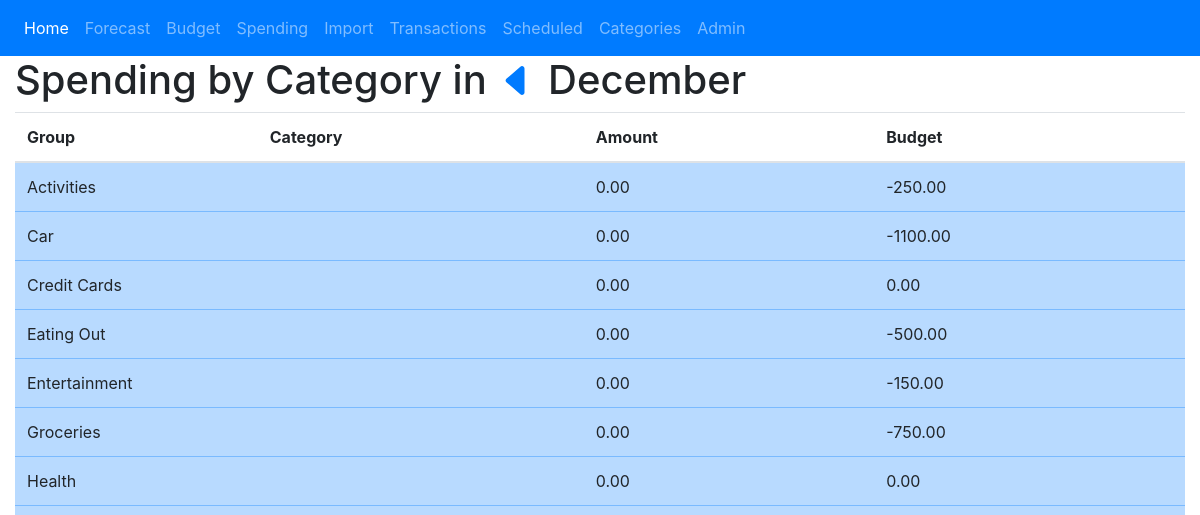
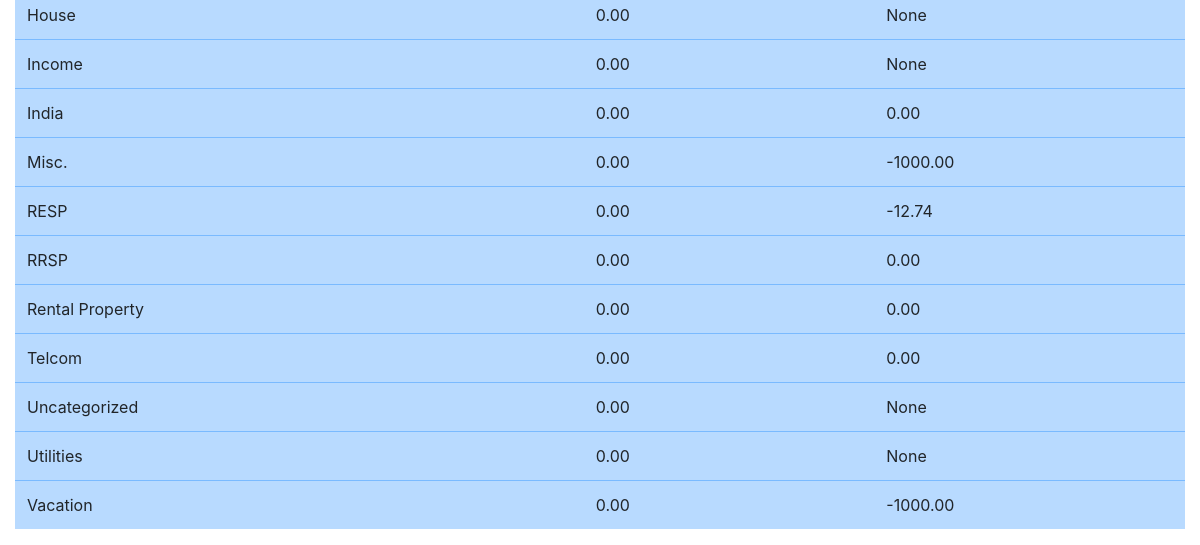
Before: /category/spending/ with the older database file (2 pictures, top to bottom).
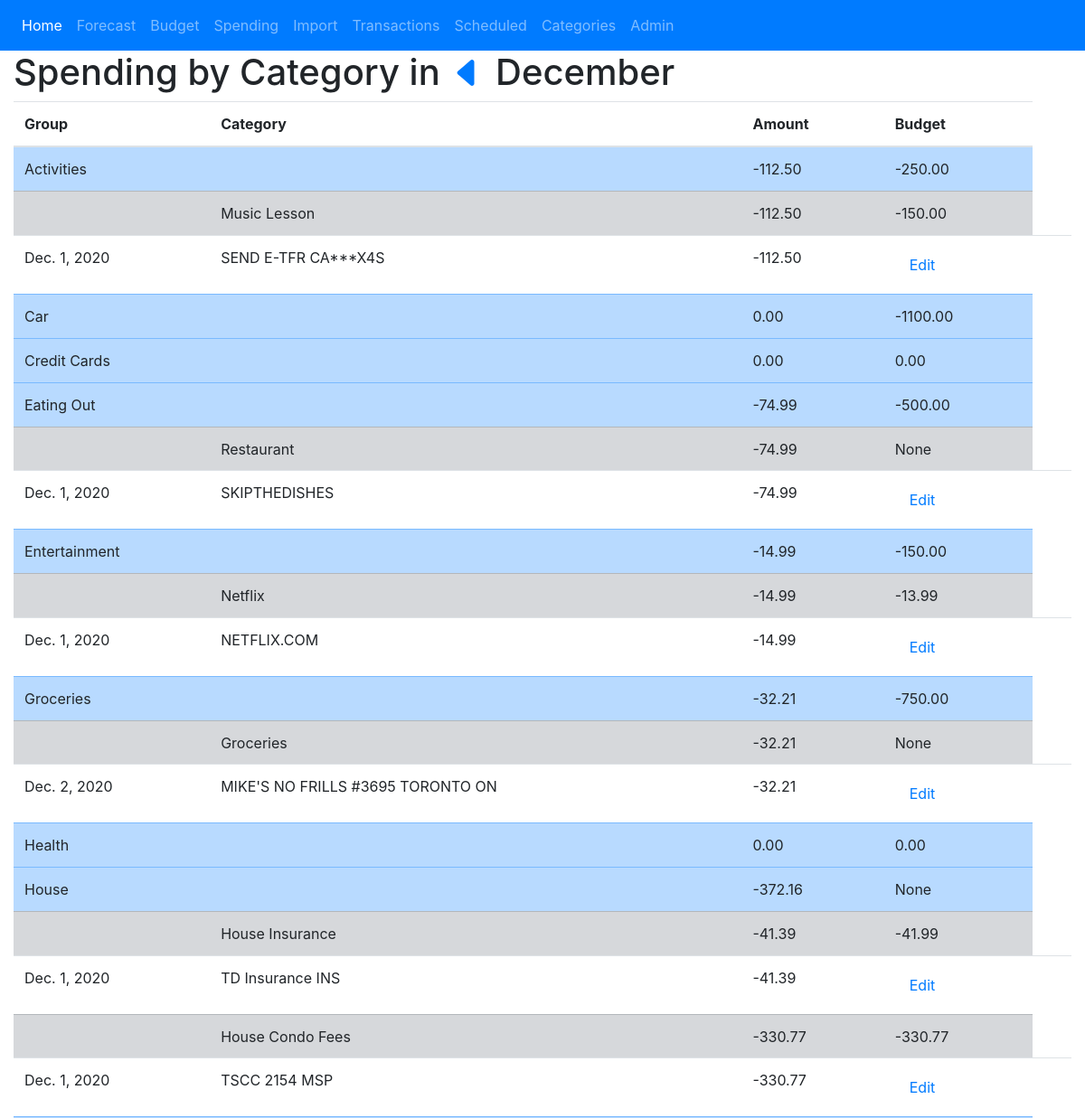
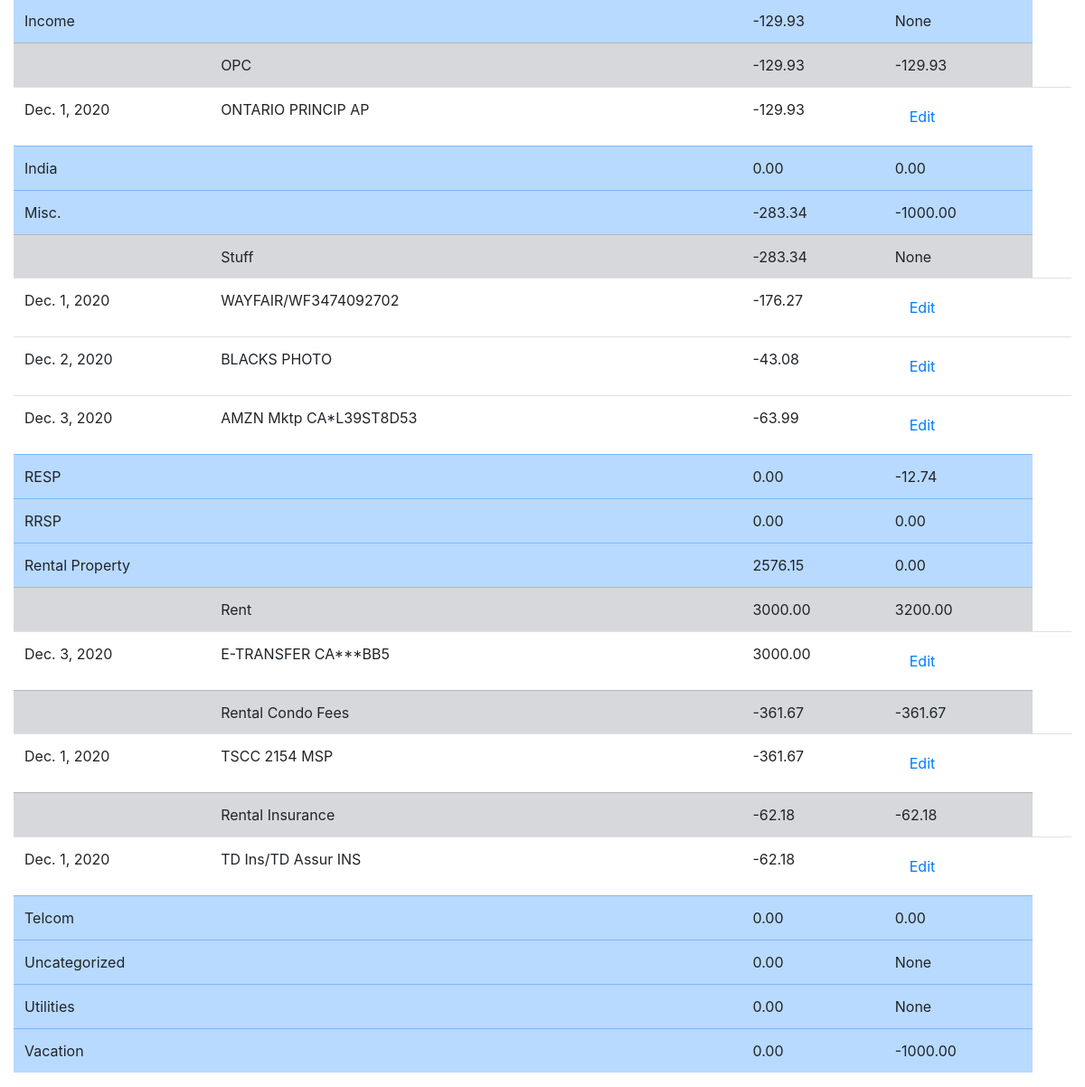
After: the same page with the newer database file (2 pictures, top to bottom).
### category/models.py (models this page shows, shortened)
class CategoryGroup(models.Model):
	name = models.CharField(max_length=50, blank=True, null=True)
	budget = models.DecimalField(max_digits=8, decimal_places=2, blank=True, null=True)
	class Meta:
		verbose_name='Category Group'

class Category(models.Model):
	name = models.CharField(max_length=50, blank=True)
	group = models.ForeignKey(CategoryGroup, on_delete=models.PROTECT, blank=True, null=True)
	budget = models.DecimalField(max_digits=8, decimal_places=2, blank=True, null=True)
	class Meta:
		verbose_name_plural = 'Categories'

### transaction/models.py (models this page shows, shortened)
class Transaction(models.Model):
	date = models.DateField()
	description = models.CharField(max_length=100)
	amount = models.DecimalField(max_digits=8, decimal_places=2)
	category = models.ForeignKey(Category, on_delete=models.SET_DEFAULT, default=None, blank=True, null=True)

### category/views.py (the view)
# urls.py: path('spending/', SpendingView.as_view(), name='spending-list'),
class SpendingView(TemplateView):
	template_name='spending_list.html'
	def get_context_data(self, **kwargs):
		context = super().get_context_data(**kwargs)
		view_title='Spending by Category in'
		view_url='spending-list'
		context, view_date=view_title_context_data(self, context, view_url, view_title)
		spending_list=[]
		cat_group_list=CategoryGroup.objects.all().order_by('name')
		for cat_group in cat_group_list:
			cat_list=[]
			cat_list_in_group = Category.objects.filter(group=cat_group)
			group_sum = Transaction.objects.filter(
				category__in=cat_list_in_group,
				date__month=view_date.month,
				date__year=view_date.year).aggregate(Sum('amount'))
			for cat in cat_list_in_group:
				tran_list=Transaction.objects.filter(
					category=cat,
					date__month=view_date.month,
					date__year=view_date.year).order_by('date')
				cat_sum=tran_list.aggregate(Sum('amount'))
				cat_list.append((cat,cat_sum,tran_list))
			group_list=(cat_group,group_sum,cat_list)
			spending_list.append(group_list)
		context['spending_list']=spending_list
		return context

### inthebank/views.py (called while the page is built)
def view_date_control(year, month):
	today=datetime.date.today()
	if year:
		view_date=datetime.date(year,month,1)
		prev=view_date + relativedelta(months=-1)
		if view_date.month != today.month or view_date.year != today.year:
			next = view_date + relativedelta(months=+1)
		else:
			next = None
	else: #First load so starts with Today
		view_date=datetime.date.today()
		prev=view_date + relativedelta(months=-1)
		next = None
	return {'prev':prev, 'next':next, 'view_date':view_date}

def view_title_context_data(self, context, view_url, view_title):
	if self.kwargs:
		return_control=view_date_control(self.kwargs['year'],self.kwargs['month'])
	else:
		return_control=view_date_control(None, None)
	view_date = return_control['view_date']
	context['title']=view_title
	context['view_url']=view_url
	context['prev']=return_control['prev']
	context['next']=return_control['next']
	context['view_date']=view_date
	return context, view_date

### templates/spending_list.html
{% extends "base.html" %}
{% load crispy_forms_tags %}
{% block main_content %}
	<table class="table">
		<thead>
		<tr>
			<th scope="col">Group</th>
			<th scope="col">Category</th>
			<th scope="col">Amount</th>
			<th scope="col">Budget</th>
		</tr>
		</thead>
		<tbody>
			{% for group in spending_list %}
				<tr class="table-primary">
					<td colspan='2'>{{group.0.name}}</td>
					<td>{{group.1.amount__sum|floatformat:"2"|default:"0.00"}}</td>
					<td>{{group.0.budget}}</td>
				</tr>
				{% for cat in group.2 %}
					{% if cat.2 %}
						<tr class="table-secondary">
							<td></td>
							<td>{{cat.0.name}}</td>
							<td>{{cat.1.amount__sum|floatformat:"2"|default:"0.00"}}</td>
							<td>{{cat.0.budget}}</td>
						</tr>
						<tr>
							{% for tran in cat.2 %}
							<tr>
								<td>{{tran.date}}</td>
								<td>{{tran.description}}</td>
								<td>{{tran.amount}}</td>
								<td><a class="nav-link" href="{% url 'transaction-update' tran.pk %}?next={{request.path|urlencode}}"">Edit</td></a>
								<td></td>
							</tr>
							{% endfor %}
						</tr>
					{% endif %}
				{% endfor %}
			{% endfor %}
		</tbody>
	</table>
{% endblock %}

### templates/base.html (shortened to what this page needs)
<!DOCTYPE html>
<html lang="en">
	<head>
 		<link rel="stylesheet" href="https://cdn.jsdelivr.net/npm/bootstrap@4.5.3/dist/css/bootstrap.min.css">
  </head>
  <body>
	<nav class="navbar navbar-expand-md navbar-dark bg-primary">
		<ul class="navbar-nav">
		  <li class="nav-item active">
			<a class="nav-link" href="{% url 'homepage-index' %}">Home <span class="sr-only">(current)</span></a>
		  </li>
		  <li class="nav-item">
			<a class="nav-link" href="{% url 'forecast-view' %}">Forecast</a>
		  </li>
		  <li class="nav-item">
			<a class="nav-link" href="{% url 'budget-list' %}">Budget</a>
		  </li>
		  <li class="nav-item">
			<a class="nav-link" href="{% url 'spending-list' %}">Spending</a>
		  </li>
		  <li class="nav-item">
			<a class="nav-link" href="{% url 'choose-file' %}">Import</a>
		  </li>
		  <li class="nav-item">
			<a class="nav-link" href="{% url 'transaction-list' %}">Transactions</a>
		  </li>
		  <li class="nav-item">
			<a class="nav-link" href="{% url 'scheduled-list' %}">Scheduled</a>
		  </li>
		  <li class="nav-item">
			<a class="nav-link" href="{% url 'category-list' %}">Categories</a>
		  </li>
		  <li class="nav-item">
			<a class="nav-link" href="{% url 'admin:index' %}">Admin</a>
		  </li>
		</ul>
	</nav>
	<main role="main" class="container-fluid h-100">
		<h1>
			{{title}}
			{% if view_date %}
					<a href="{% url view_url prev.year prev.month %}"><svg width="1em" height="1em" viewBox="0 1 16 16" class="bi bi-caret-left-fill" fill="currentColor" xmlns="http://www.w3.org/2000/svg"><path d="M3.86 8.753l5.482 4.796c.646.566 1.658.106 1.658-.753V3.204a1 1 0 0 0-1.659-.753l-5.48 4.796a1 1 0 0 0 0 1.506z"/></svg></a>
					{{view_date|date:"F"}}
			{% endif %}
		</h1>
		{% block main_content%}{% endblock %}
 	</main>
  	 </body>
</html>

Changed rows visible on the page:
computed for CategoryGroup "Activities": gains Category (name "Music Lesson", cat "-112.50", budget "-150.00"); group "0.00" → "-112.50"
added Transaction: date "Dec. 1, 2020", description "SEND E-TFR CA***X4S", amount "-112.50", shown under "Music Lesson"
computed for CategoryGroup "Eating Out": gains Category (name "Restaurant", cat "-74.99", budget "None"); group "0.00" → "-74.99"
added Transaction: date "Dec. 1, 2020", description "SKIPTHEDISHES", amount "-74.99", shown under "Restaurant"
computed for CategoryGroup "Entertainment": gains Category (name "Netflix", cat "-14.99", budget "-13.99"); group "0.00" → "-14.99"
added Transaction: date "Dec. 1, 2020", description "NETFLIX.COM", amount "-14.99", shown under "Netflix"
computed for CategoryGroup "Groceries": gains Category (name "Groceries", cat "-32.21", budget "None"); group "0.00" → "-32.21"
added Transaction: date "Dec. 2, 2020", description "MIKE'S NO FRILLS #3695 TORONTO ON", amount "-32.21", shown under "Groceries"
computed for CategoryGroup "House": gains Category (name "House Insurance", cat "-41.39", budget "-41.99"); gains Category (name "House Condo Fees", budget "-330.77"); group "0.00" → "-372.16"
added Transaction: date "Dec. 1, 2020", description "TD Insurance INS", amount "-41.39", shown under "House Insurance"
added Transaction: date "Dec. 1, 2020", description "TSCC 2154 MSP", amount "-330.77", shown under "House Condo Fees"
computed for CategoryGroup "Income": gains Category (name "OPC", budget "-129.93"); group "0.00" → "-129.93"
added Transaction: date "Dec. 1, 2020", description "ONTARIO PRINCIP AP", amount "-129.93", shown under "OPC"
computed for CategoryGroup "Misc.": gains Category (name "Stuff", cat "-283.34", budget "None"); group "0.00" → "-283.34"
added Transaction: date "Dec. 1, 2020", description "WAYFAIR/WF3474092702", amount "-176.27", shown under "Stuff"
added Transaction: date "Dec. 2, 2020", description "BLACKS PHOTO", amount "-43.08", shown under "Stuff"
added Transaction: date "Dec. 3, 2020", description "AMZN Mktp CA*L39ST8D53", amount "-63.99", shown under "Stuff"
computed for CategoryGroup "Rental Property": gains Category (name "Rent", cat "3000.00", budget "3200.00"); gains Category (name "Rental Condo Fees", budget "-361.67"); gains Category (name "Rental Insurance", budget "-62.18"); budget "0.00" → "2576.15"
added Transaction: date "Dec. 3, 2020", description "E-TRANSFER CA***BB5", amount "3000.00", shown under "Rent"
added Transaction: date "Dec. 1, 2020", description "TSCC 2154 MSP", amount "-361.67", shown under "Rental Condo Fees"
added Transaction: date "Dec. 1, 2020", description "TD Ins/TD Assur INS", amount "-62.18", shown under "Rental Insurance"
